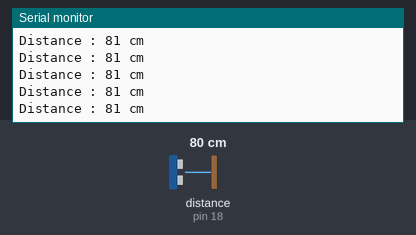
Recording of a sketch running on a simulated Arduino Uno, built with avr-gcc and run on an emulated ATmega328P. On the bench: the last lines printed to the serial monitor. The inputs (shaded band) are chosen by the test bench; at power-on: distance to the obstacle (sensor on pin 18) 80 cm. The echo pulse lasts 58.3 µs per cm.

Above: at 1.2 s.
1.3 s: distance to the obstacle (sensor on pin 18) set to 2 cm
At 1.34 s:
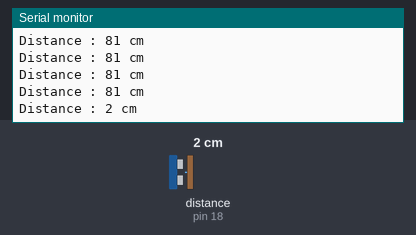
2.8 s: distance to the obstacle (sensor on pin 18) set to 4 cm
At 2.82 s:
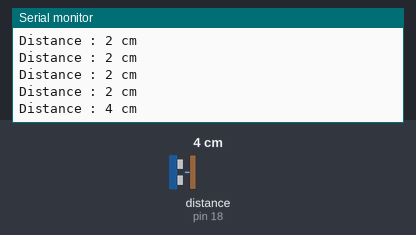
Timing chart, 0 to 5.8 s (numbered marks = the images above; inputs shaded):
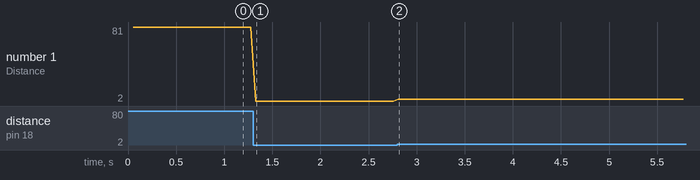

Measured:
- after the input at 1.3 s, the serial monitor: prints a new line at once (image 1)
- after the input at 2.8 s, the serial monitor: prints a new line at once (image 2)
- plotted number 1: 81 → 2 after the input at 1.3 s, 2 → 4 after the input at 2.8 s

The sketch:

UltraSonic_HCSR04_NewPing.ino
```cpp
#include <NewPing.h>

#define TRIG_PIN  5     // GPIO 5
#define ECHO_PIN  18    // GPIO 18 (via diviseur 5 V → 3,3 V)
#define MAX_CM    400   // portée max

NewPing sonar(TRIG_PIN, ECHO_PIN, MAX_CM);

void setup()  {
  Serial.begin(115200);
}

void loop() {
  delay(50);
  unsigned int dist_cm = sonar.ping_cm();
  if (dist_cm) {
    Serial.print("Distance : ");
    Serial.print(dist_cm);
    Serial.print(" cm\n");
  } else {
    Serial.println("Hors portée");
  }
}
```
